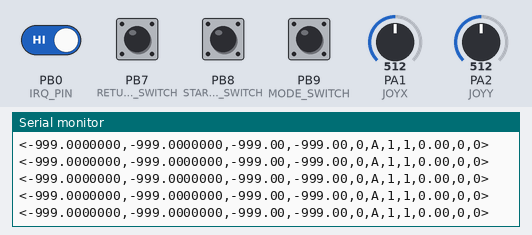
Recording of a program running on a simulated STM32 Blue Pill. Parts: the last lines printed to the serial monitor. The test bench sets the inputs (shaded band); at power-on: PB0 (IRQ_PIN), PB7 (RETUR_NHOME_SWITCH), PB8 (START_STOP_SWITCH), PB9 (MODE_SWITCH) HIGH, PA1 (JOYX) = 512, PA2 (JOYY) = 512 (analog values on the 0–1023 scale). No radio packets arrive unless stated.

Above: at 1.2 s.
1.3 s: PB9 (MODE_SWITCH) pulled LOW for 0.15 s
At 1.56 s:
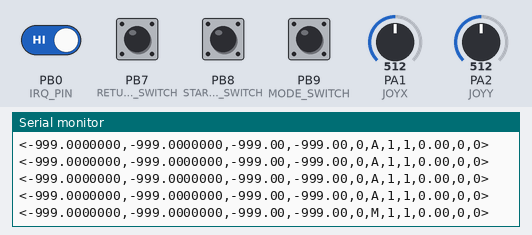
2.9 s: PB7 (RETUR_NHOME_SWITCH) pulled LOW for 0.15 s
At 3.16 s:
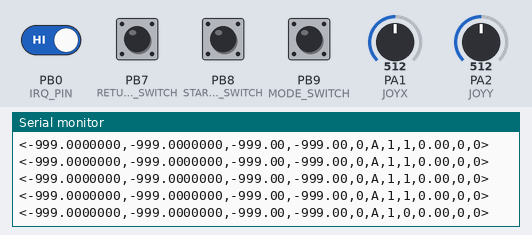
4.5 s: PB8 (START_STOP_SWITCH) pulled LOW for 0.15 s
At 4.76 s:
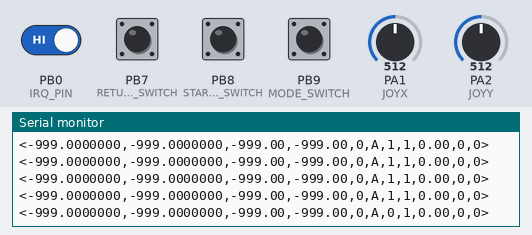

Measured:
- after the input at 1.3 s, the serial monitor: prints a new line after 0.11 s (image 1)
- after the input at 2.9 s, the serial monitor: prints a new line after 0.11 s (image 2)
- after the input at 4.5 s, the serial monitor: prints a new line after 0.11 s (image 3)

The program:

main.cpp
```cpp
#include "main.hpp"

#define MODE_SWITCH PB9
#define START_STOP_SWITCH PB8
#define RETUR_NHOME_SWITCH PB7

void timerCallbackNRF() {
  newDataToNRF = true;
}

void timerCallbackSerial() {
  newDataToPC = true;
}

void setup() {
  Serial.begin(2000000);
  analogReadResolution(12);

  radioSetup();

  pinMode(MODE_SWITCH, INPUT_PULLUP);
  pinMode(START_STOP_SWITCH, INPUT_PULLUP);
  pinMode(RETUR_NHOME_SWITCH, INPUT_PULLUP);


  timer_nrf->setOverflow(13, HERTZ_FORMAT);
  timer_nrf->attachInterrupt(timerCallbackNRF);
  timer_nrf->resume();

  timer_serial->setOverflow(5, HERTZ_FORMAT);
  timer_serial->attachInterrupt(timerCallbackSerial);
  timer_serial->resume();
}

void loop() {
  getJoystickMotors(dataToNRFStruct);

  dataToNRFStruct.mode = digitalRead(MODE_SWITCH);
  dataToNRFStruct.startStop = digitalRead(START_STOP_SWITCH);
  dataToNRFStruct.returnHome = digitalRead(RETUR_NHOME_SWITCH);

  getRadioData();
  sendDataToNRF();
  sendDataToPC();

  delayMicroseconds(500);
}
```

data.hpp
```cpp
#ifndef __DATA_HPP
#define __DATA_HPP

#include <Arduino.h>

struct dataToPc {
  double lat;
  double lon;
  double heading;
  double velocity;
  int numWaypoints;
  char navMode;
  bool startNav;
  bool returnHome;
  double battery;
  bool sonic;
  int calibration;
};

struct dataToNRF {
  bool mode;
  int pwml;
  int pwmr;
  bool startStop;
  bool returnHome;
};

struct dataFromNRF {
  double lat;
  double lon;
  double heading;
  double velocity;
  int numWaypoints;
  double battery;
  bool sonic;
  int calibration;
};

#endif //__DATA_HPP
```

joystick.hpp
```cpp
#ifndef __JOYSTICK_HPP
#define __JOYSTICK_HPP

#include <Arduino.h>

#include "data.hpp"

#define JOYX PA1
#define JOYY PA2

void getJoystickMotors(dataToNRF& motors) {
  int vx = analogRead(JOYX);
  int vy = analogRead(JOYY);

  int pwml;
  int pwmr;

  vx = map(vx, 0, 4095, -2010, 2010);
  vy = map(vy, 0, 4095, 2010, -2010);

  if(vx > -120 && vx < 120) {
    vx = 0;
  }

  if(vy > -120 && vy < 120) {
    vy = 0;
  }

  vx = constrain(vx, -2000, 2000);
  vy = constrain(vy, -2000, 2000);

  pwml = vy + vx;
  pwmr = vy - vx;

  if(vx < 0) {
    if(vy < 0) {
      if(vx >= vy) {
        pwml = vy;
      } else if(vx < vy) {
        pwml = vx;
      }
    } else if(vy > 0) {
      if(-vx >= vy) {
        pwmr = -vx;
      } else if(-vx < vy) {
        pwmr = vy;
      }
    }
  } else if(vx > 0) {
    if(vy < 0) {
      if(-vx >= vy) {
        pwmr = vy;
      } else if(-vx < vy) {
        pwmr = -vx;
      }
    } else if(vy > 0) {
      if(vx >= vy) {
        pwml = vx;
      } else if(vx < vy) {
        pwml = vy;
      }
    }
  }

  motors.pwml = map(pwml, -2000, 2000, 1100, 1900);
  motors.pwmr = map(pwmr, -2000, 2000, 1100, 1900);
}

#endif //__JOYSTICK_HPP
```

main.hpp
```cpp
#ifndef __MAIN_HPP
#define __MAIN_HPP

#include <Arduino.h>
#include <HardwareTimer.h>
#include "data.hpp"
#include "joystick.hpp"
#include "nrf24com.hpp"
#include "utils.hpp"

HardwareTimer *timer_nrf = new HardwareTimer(TIM3);
HardwareTimer *timer_serial = new HardwareTimer(TIM4);

bool newDataToPC = false;
bool newDataToNRF = false;

void sendDataToPC() {
  if(newDataToPC) {
    newDataToPC = false;

    dataToPcStruct.lat = dataFromNRFStruct.lat;
    dataToPcStruct.lon = dataFromNRFStruct.lon;
    dataToPcStruct.heading = dataFromNRFStruct.heading;
    dataToPcStruct.velocity = dataFromNRFStruct.velocity;
    dataToPcStruct.numWaypoints = dataFromNRFStruct.numWaypoints;
    dataToPcStruct.navMode = (dataToNRFStruct.mode) ? 'A' : 'M';
    dataToPcStruct.startNav = dataToNRFStruct.startStop;
    dataToPcStruct.returnHome = dataToNRFStruct.returnHome;
    dataToPcStruct.battery = dataFromNRFStruct.battery;
    dataToPcStruct.sonic = dataFromNRFStruct.sonic;
    dataToPcStruct.calibration = dataFromNRFStruct.calibration;

    Serial.print("<");
    Serial.print(dataToPcStruct.lat, 7);
    Serial.print(",");
    Serial.print(dataToPcStruct.lon, 7);
    Serial.print(",");
    Serial.print(dataToPcStruct.heading, 2);
    Serial.print(",");
    Serial.print(dataToPcStruct.velocity, 2);
    Serial.print(",");
    Serial.print(dataToPcStruct.numWaypoints);
    Serial.print(",");
    Serial.print(dataToPcStruct.navMode);
    Serial.print(",");
    Serial.print(dataToPcStruct.startNav);
    Serial.print(",");
    Serial.print(dataToPcStruct.returnHome);
    Serial.print(",");
    Serial.print(dataToPcStruct.battery, 2);
    Serial.print(",");
    Serial.print(dataToPcStruct.sonic);
    Serial.print(",");
    Serial.print(dataToPcStruct.calibration);
    Serial.println(">");
  }
}

void sendDataToNRF() {
  if(newDataToNRF) {
    newDataToNRF = false;
    bool rslt = radioTX(dataToNRFStruct);
  }
}

#endif //__MAIN_HPP
```

nrf24com.hpp
```cpp
#ifndef __NRF24COM_HPP
#define __NRF24COM_HPP

#include <nRF24L01.h>
#include <RF24.h>
#include "data.hpp"
#include "utils.hpp"

#define CE_PIN PB12
#define CSN_PIN PA4

#define IRQ_PIN PB0

const byte Address[2][5] = {{ 0xAB, 0x8F, 0xDE, 0x9C, 0x37 }, { 0xAB, 0x8F, 0xDE, 0x9C, 0x38 }};


RF24 radio(CE_PIN, CSN_PIN);

char RXdata[128];
char TXdata[32];

String temp_string = "";
bool waiting_for_second_part = false;

bool newDataFromNRF = false;

void newRadioData();

void radioSetup() {
    radio.begin();

    radio.setChannel(125);

    radio.setDataRate(RF24_250KBPS);
    radio.setPALevel(RF24_PA_HIGH);

    radio.openWritingPipe(Address[1]);
    radio.openReadingPipe(1, Address[0]);

    radio.maskIRQ(1, 1, 0);
    attachInterrupt(IRQ_PIN , newRadioData, FALLING);

    radio.startListening();
    delayMicroseconds(50);
}

bool radioTX(dataToNRF dataToNRFStruct) {
  String joinDataString = "<" + String(dataToNRFStruct.mode) + "," + String(dataToNRFStruct.pwml) +
                          "," + String(dataToNRFStruct.pwmr) + "," + String(dataToNRFStruct.startStop) +
                          "," + String(dataToNRFStruct.returnHome) + ">";

  bool rslt = false;

  if (joinDataString.length() > 30) {
    String parts[2];

    parts[0] = joinDataString.substring(0, 30);
    parts[1] = joinDataString.substring(30);

    parts[0] += "|";
    parts[1] = "|" + parts[1];

    radio.stopListening();
    delayMicroseconds(50);

    for (int i = 0; i < 2; i++) {
      parts[i].toCharArray(TXdata, sizeof(TXdata));
      int data_len = parts[i].length();

      rslt = radio.write(TXdata, data_len);
    }
  } else {
    joinDataString.toCharArray(TXdata, sizeof(TXdata));
    radio.stopListening();
    delayMicroseconds(50);
    rslt = radio.write(TXdata, sizeof(TXdata));
  }

  delayMicroseconds(50);
  radio.startListening();
  delayMicroseconds(50);

    return rslt;
}

void parseData(const char* input, dataFromNRF& result) {
  char* token = strtok(const_cast<char*>(input), ",");

  result.lat = atof(token);

  token = strtok(nullptr, ",");
  result.lon = atof(token);

  token = strtok(nullptr, ",");
  result.heading = atof(token);

  token = strtok(nullptr, ",");
  result.velocity = atof(token);

  token = strtok(nullptr, ",");
  result.numWaypoints = atoi(token);

  token = strtok(nullptr, ",");
  result.battery = atof(token);

  token = strtok(nullptr, ",");
  result.sonic = atoi(token);

  token = strtok(nullptr, ",");
  result.calibration = atoi(token);
}

String processString(String message) {
  if (message.startsWith("<")) {
    if (message.endsWith(">")) {
      message = message.substring(1, message.length() - 1);
      waiting_for_second_part = false;

      return message;
    }

    else if (message.endsWith("|")) {
      message = message.substring(1, message.length() - 1);
      temp_string = message;
      waiting_for_second_part = true;

    }

  } else if (message.startsWith("|")) {
    if (!waiting_for_second_part) {
      return "";

    } else if (message.endsWith(">")) {
      message = message.substring(1, message.length() - 1);
      temp_string += message;

      waiting_for_second_part = false;

      return temp_string;

    } else {
      waiting_for_second_part = false;
    }
  }

  return "";
}

void newRadioData() {
  newDataFromNRF = true;
}

void getRadioData() {
    if(radio.available() && newDataFromNRF) {
      radio.read(&RXdata, sizeof(RXdata));

      newDataFromNRF = false;
      String readData;

      readData = processString(String(RXdata));

      if(readData.length() > 0) {
          parseData(readData.c_str(), dataFromNRFStruct);
      }
  }
}

#endif //__NRF24COM_HPP
```

utils.hpp
```cpp
#ifndef __UTILS_HPP
#define __UTILS_HPP

#include "data.hpp"

dataToPc dataToPcStruct = {-999.0, -999.0, -999.0, -999.0, 0, 'M', 0, 0, 0, 0, 0};

dataFromNRF dataFromNRFStruct = {-999.0, -999.0, -999.0, -999.0, 0, 0, 0, 0};
dataToNRF dataToNRFStruct = {0, 1500, 1500, 0, 0};

#endif //__UTILS_HPP
```
